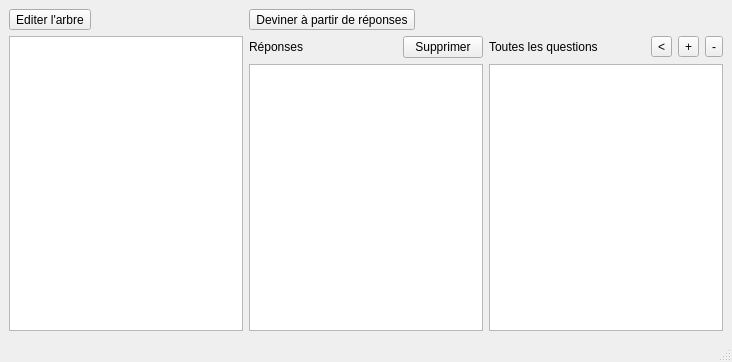
<?xml version="1.0" encoding="UTF-8"?>
<ui version="4.0">
 <class>MainWindow</class>
 <widget class="QMainWindow" name="MainWindow">
  <property name="geometry">
   <rect>
    <x>0</x>
    <y>0</y>
    <width>732</width>
    <height>362</height>
   </rect>
  </property>
  <widget class="QWidget" name="centralwidget">
   <property name="minimumSize">
    <size>
     <width>0</width>
     <height>0</height>
    </size>
   </property>
   <layout class="QGridLayout" name="gridLayout">
    <item row="0" column="0">
     <widget class="QToolButton" name="editButton">
      <property name="text">
       <string>Editer l'arbre</string>
      </property>
     </widget>
    </item>
    <item row="0" column="1">
     <widget class="QToolButton" name="guessButton">
      <property name="text">
       <string>Deviner à partir de réponses</string>
      </property>
     </widget>
    </item>
    <item row="1" column="0" rowspan="2">
     <widget class="QTreeWidget" name="treeWidget">
      <property name="sizePolicy">
       <sizepolicy hsizetype="Expanding" vsizetype="Expanding">
        <horstretch>0</horstretch>
        <verstretch>0</verstretch>
       </sizepolicy>
      </property>
      <property name="headerHidden">
       <bool>true</bool>
      </property>
      <column>
       <property name="text">
        <string notr="true">1</string>
       </property>
      </column>
     </widget>
    </item>
    <item row="1" column="1">
     <layout class="QHBoxLayout" name="horizontalLayout">
      <item>
       <widget class="QLabel" name="ansLabel">
        <property name="text">
         <string>Réponses</string>
        </property>
       </widget>
      </item>
      <item>
       <spacer name="horizontalSpacer">
        <property name="orientation">
         <enum>Qt::Horizontal</enum>
        </property>
        <property name="sizeHint" stdset="0">
         <size>
          <width>40</width>
          <height>20</height>
         </size>
        </property>
       </spacer>
      </item>
      <item>
       <widget class="QPushButton" name="delAButton">
        <property name="text">
         <string>Supprimer</string>
        </property>
       </widget>
      </item>
     </layout>
    </item>
    <item row="2" column="1">
     <widget class="QListWidget" name="ansListWidget">
      <property name="alternatingRowColors">
       <bool>true</bool>
      </property>
     </widget>
    </item>
    <item row="2" column="2">
     <widget class="QListWidget" name="qListWidget">
      <property name="alternatingRowColors">
       <bool>true</bool>
      </property>
     </widget>
    </item>
    <item row="1" column="2">
     <layout class="QHBoxLayout" name="horizontalLayout_2">
      <item>
       <widget class="QLabel" name="qsLabel">
        <property name="text">
         <string>Toutes les questions</string>
        </property>
       </widget>
      </item>
      <item>
       <spacer name="horizontalSpacer_2">
        <property name="orientation">
         <enum>Qt::Horizontal</enum>
        </property>
        <property name="sizeHint" stdset="0">
         <size>
          <width>40</width>
          <height>20</height>
         </size>
        </property>
       </spacer>
      </item>
      <item>
       <widget class="QToolButton" name="addAButton">
        <property name="text">
         <string>&lt;</string>
        </property>
       </widget>
      </item>
      <item>
       <widget class="QToolButton" name="addQButton">
        <property name="text">
         <string>+</string>
        </property>
       </widget>
      </item>
      <item>
       <widget class="QToolButton" name="delQButton">
        <property name="text">
         <string>-</string>
        </property>
       </widget>
      </item>
     </layout>
    </item>
   </layout>
  </widget>
  <widget class="QMenuBar" name="menubar">
   <property name="enabled">
    <bool>true</bool>
   </property>
   <property name="geometry">
    <rect>
     <x>0</x>
     <y>0</y>
     <width>732</width>
     <height>21</height>
    </rect>
   </property>
  </widget>
  <widget class="QStatusBar" name="statusbar">
   <property name="enabled">
    <bool>false</bool>
   </property>
  </widget>
 </widget>
 <resources/>
 <connections/>
</ui>
